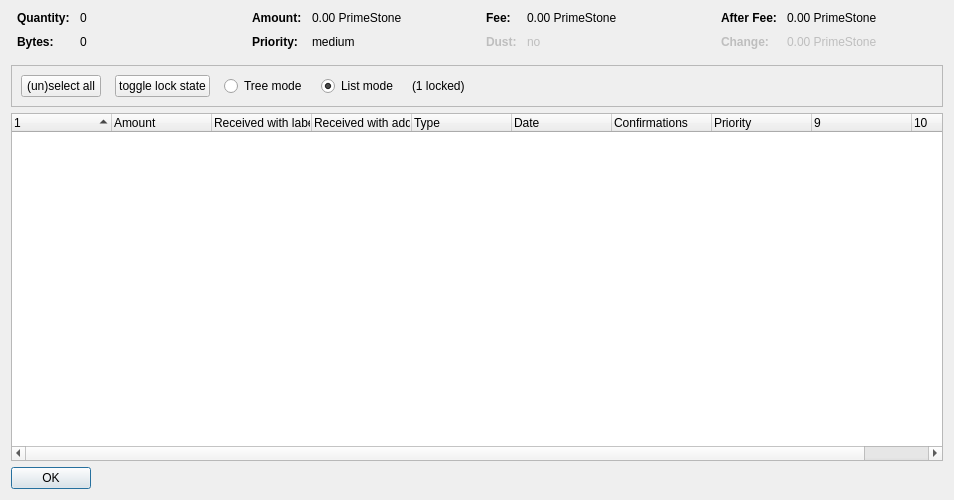
<?xml version="1.0" encoding="UTF-8"?>
<ui version="4.0">
 <class>CoinControlDialog</class>
 <widget class="QDialog" name="CoinControlDialog">
  <property name="geometry">
   <rect>
    <x>0</x>
    <y>0</y>
    <width>954</width>
    <height>500</height>
   </rect>
  </property>
  <property name="windowTitle">
   <string>Coin Selection</string>
  </property>
  <layout class="QVBoxLayout" name="verticalLayout">
   <item>
    <layout class="QHBoxLayout" name="horizontalLayoutTop" stretch="0,0,0,0">
     <property name="topMargin">
      <number>0</number>
     </property>
     <property name="bottomMargin">
      <number>10</number>
     </property>
     <item>
      <layout class="QFormLayout" name="formLayoutCoinControl1">
       <property name="horizontalSpacing">
        <number>10</number>
       </property>
       <property name="verticalSpacing">
        <number>10</number>
       </property>
       <property name="leftMargin">
        <number>6</number>
       </property>
       <property name="rightMargin">
        <number>6</number>
       </property>
       <item row="0" column="0">
        <widget class="QLabel" name="labelCoinControlQuantityText">
         <property name="font">
          <font>
           <weight>75</weight>
           <bold>true</bold>
          </font>
         </property>
         <property name="text">
          <string>Quantity:</string>
         </property>
        </widget>
       </item>
       <item row="0" column="1">
        <widget class="QLabel" name="labelCoinControlQuantity">
         <property name="cursor">
          <cursorShape>IBeamCursor</cursorShape>
         </property>
         <property name="contextMenuPolicy">
          <enum>Qt::ActionsContextMenu</enum>
         </property>
         <property name="text">
          <string notr="true">0</string>
         </property>
         <property name="textInteractionFlags">
          <set>Qt::LinksAccessibleByMouse|Qt::TextSelectableByKeyboard|Qt::TextSelectableByMouse</set>
         </property>
        </widget>
       </item>
       <item row="1" column="0">
        <widget class="QLabel" name="labelCoinControlBytesText">
         <property name="font">
          <font>
           <weight>75</weight>
           <bold>true</bold>
          </font>
         </property>
         <property name="text">
          <string>Bytes:</string>
         </property>
        </widget>
       </item>
       <item row="1" column="1">
        <widget class="QLabel" name="labelCoinControlBytes">
         <property name="cursor">
          <cursorShape>IBeamCursor</cursorShape>
         </property>
         <property name="contextMenuPolicy">
          <enum>Qt::ActionsContextMenu</enum>
         </property>
         <property name="text">
          <string notr="true">0</string>
         </property>
         <property name="textInteractionFlags">
          <set>Qt::LinksAccessibleByMouse|Qt::TextSelectableByKeyboard|Qt::TextSelectableByMouse</set>
         </property>
        </widget>
       </item>
      </layout>
     </item>
     <item>
      <layout class="QFormLayout" name="formLayoutCoinControl2">
       <property name="horizontalSpacing">
        <number>10</number>
       </property>
       <property name="verticalSpacing">
        <number>10</number>
       </property>
       <property name="leftMargin">
        <number>6</number>
       </property>
       <property name="rightMargin">
        <number>6</number>
       </property>
       <item row="0" column="0">
        <widget class="QLabel" name="labelCoinControlAmountText">
         <property name="font">
          <font>
           <weight>75</weight>
           <bold>true</bold>
          </font>
         </property>
         <property name="text">
          <string>Amount:</string>
         </property>
        </widget>
       </item>
       <item row="0" column="1">
        <widget class="QLabel" name="labelCoinControlAmount">
         <property name="cursor">
          <cursorShape>IBeamCursor</cursorShape>
         </property>
         <property name="contextMenuPolicy">
          <enum>Qt::ActionsContextMenu</enum>
         </property>
         <property name="text">
          <string notr="true">0.00 PrimeStone</string>
         </property>
         <property name="textInteractionFlags">
          <set>Qt::LinksAccessibleByMouse|Qt::TextSelectableByKeyboard|Qt::TextSelectableByMouse</set>
         </property>
        </widget>
       </item>
       <item row="1" column="0">
        <widget class="QLabel" name="labelCoinControlPriorityText">
         <property name="font">
          <font>
           <weight>75</weight>
           <bold>true</bold>
          </font>
         </property>
         <property name="text">
          <string>Priority:</string>
         </property>
        </widget>
       </item>
       <item row="1" column="1">
        <widget class="QLabel" name="labelCoinControlPriority">
         <property name="cursor">
          <cursorShape>IBeamCursor</cursorShape>
         </property>
         <property name="contextMenuPolicy">
          <enum>Qt::ActionsContextMenu</enum>
         </property>
         <property name="text">
          <string>medium</string>
         </property>
         <property name="textInteractionFlags">
          <set>Qt::LinksAccessibleByMouse|Qt::TextSelectableByKeyboard|Qt::TextSelectableByMouse</set>
         </property>
        </widget>
       </item>
      </layout>
     </item>
     <item>
      <layout class="QFormLayout" name="formLayoutCoinControl3">
       <property name="horizontalSpacing">
        <number>10</number>
       </property>
       <property name="verticalSpacing">
        <number>10</number>
       </property>
       <property name="leftMargin">
        <number>6</number>
       </property>
       <property name="rightMargin">
        <number>6</number>
       </property>
       <item row="0" column="0">
        <widget class="QLabel" name="labelCoinControlFeeText">
         <property name="font">
          <font>
           <weight>75</weight>
           <bold>true</bold>
          </font>
         </property>
         <property name="text">
          <string>Fee:</string>
         </property>
        </widget>
       </item>
       <item row="0" column="1">
        <widget class="QLabel" name="labelCoinControlFee">
         <property name="cursor">
          <cursorShape>IBeamCursor</cursorShape>
         </property>
         <property name="contextMenuPolicy">
          <enum>Qt::ActionsContextMenu</enum>
         </property>
         <property name="text">
          <string notr="true">0.00 PrimeStone</string>
         </property>
         <property name="textInteractionFlags">
          <set>Qt::LinksAccessibleByMouse|Qt::TextSelectableByKeyboard|Qt::TextSelectableByMouse</set>
         </property>
        </widget>
       </item>
       <item row="1" column="0">
        <widget class="QLabel" name="labelCoinControlLowOutputText">
         <property name="enabled">
          <bool>false</bool>
         </property>
         <property name="font">
          <font>
           <weight>75</weight>
           <bold>true</bold>
          </font>
         </property>
         <property name="text">
          <string>Dust:</string>
         </property>
        </widget>
       </item>
       <item row="1" column="1">
        <widget class="QLabel" name="labelCoinControlLowOutput">
         <property name="enabled">
          <bool>false</bool>
         </property>
         <property name="cursor">
          <cursorShape>IBeamCursor</cursorShape>
         </property>
         <property name="contextMenuPolicy">
          <enum>Qt::ActionsContextMenu</enum>
         </property>
         <property name="text">
          <string>no</string>
         </property>
         <property name="textInteractionFlags">
          <set>Qt::LinksAccessibleByMouse|Qt::TextSelectableByKeyboard|Qt::TextSelectableByMouse</set>
         </property>
        </widget>
       </item>
      </layout>
     </item>
     <item>
      <layout class="QFormLayout" name="formLayoutCoinControl4">
       <property name="horizontalSpacing">
        <number>10</number>
       </property>
       <property name="verticalSpacing">
        <number>10</number>
       </property>
       <property name="leftMargin">
        <number>6</number>
       </property>
       <property name="rightMargin">
        <number>6</number>
       </property>
       <item row="0" column="0">
        <widget class="QLabel" name="labelCoinControlAfterFeeText">
         <property name="font">
          <font>
           <weight>75</weight>
           <bold>true</bold>
          </font>
         </property>
         <property name="text">
          <string>After Fee:</string>
         </property>
        </widget>
       </item>
       <item row="0" column="1">
        <widget class="QLabel" name="labelCoinControlAfterFee">
         <property name="cursor">
          <cursorShape>IBeamCursor</cursorShape>
         </property>
         <property name="contextMenuPolicy">
          <enum>Qt::ActionsContextMenu</enum>
         </property>
         <property name="text">
          <string notr="true">0.00 PrimeStone</string>
         </property>
         <property name="textInteractionFlags">
          <set>Qt::LinksAccessibleByMouse|Qt::TextSelectableByKeyboard|Qt::TextSelectableByMouse</set>
         </property>
        </widget>
       </item>
       <item row="1" column="0">
        <widget class="QLabel" name="labelCoinControlChangeText">
         <property name="enabled">
          <bool>false</bool>
         </property>
         <property name="font">
          <font>
           <weight>75</weight>
           <bold>true</bold>
          </font>
         </property>
         <property name="text">
          <string>Change:</string>
         </property>
        </widget>
       </item>
       <item row="1" column="1">
        <widget class="QLabel" name="labelCoinControlChange">
         <property name="enabled">
          <bool>false</bool>
         </property>
         <property name="cursor">
          <cursorShape>IBeamCursor</cursorShape>
         </property>
         <property name="contextMenuPolicy">
          <enum>Qt::ActionsContextMenu</enum>
         </property>
         <property name="text">
          <string notr="true">0.00 PrimeStone</string>
         </property>
         <property name="textInteractionFlags">
          <set>Qt::LinksAccessibleByMouse|Qt::TextSelectableByKeyboard|Qt::TextSelectableByMouse</set>
         </property>
        </widget>
       </item>
      </layout>
     </item>
    </layout>
   </item>
   <item>
    <widget class="QFrame" name="frame">
     <property name="minimumSize">
      <size>
       <width>0</width>
       <height>40</height>
      </size>
     </property>
     <property name="frameShape">
      <enum>QFrame::StyledPanel</enum>
     </property>
     <property name="frameShadow">
      <enum>QFrame::Sunken</enum>
     </property>
     <layout class="QHBoxLayout" name="horizontalLayout">
      <item>
       <layout class="QHBoxLayout" name="horizontalLayoutPanel" stretch="0,0,0,0,0,0">
        <property name="spacing">
         <number>14</number>
        </property>
        <item>
         <widget class="QPushButton" name="pushButtonSelectAll">
          <property name="sizePolicy">
           <sizepolicy hsizetype="Maximum" vsizetype="Fixed">
            <horstretch>0</horstretch>
            <verstretch>0</verstretch>
           </sizepolicy>
          </property>
          <property name="text">
           <string>(un)select all</string>
          </property>
          <property name="autoDefault">
           <bool>false</bool>
          </property>
         </widget>
        </item>
        <item>
         <widget class="QPushButton" name="pushButtonToggleLock">
          <property name="sizePolicy">
           <sizepolicy hsizetype="Maximum" vsizetype="Fixed">
            <horstretch>0</horstretch>
            <verstretch>0</verstretch>
           </sizepolicy>
          </property>
          <property name="text">
           <string>toggle lock state</string>
          </property>
          <property name="autoDefault">
           <bool>false</bool>
          </property>
         </widget>
        </item>
        <item>
         <widget class="QRadioButton" name="radioTreeMode">
          <property name="sizePolicy">
           <sizepolicy hsizetype="Maximum" vsizetype="Fixed">
            <horstretch>0</horstretch>
            <verstretch>0</verstretch>
           </sizepolicy>
          </property>
          <property name="text">
           <string>Tree mode</string>
          </property>
         </widget>
        </item>
        <item>
         <widget class="QRadioButton" name="radioListMode">
          <property name="sizePolicy">
           <sizepolicy hsizetype="Maximum" vsizetype="Fixed">
            <horstretch>0</horstretch>
            <verstretch>0</verstretch>
           </sizepolicy>
          </property>
          <property name="text">
           <string>List mode</string>
          </property>
          <property name="checked">
           <bool>true</bool>
          </property>
         </widget>
        </item>
        <item>
         <widget class="QLabel" name="labelLocked">
          <property name="text">
           <string>(1 locked)</string>
          </property>
         </widget>
        </item>
        <item>
         <spacer name="horizontalSpacer">
          <property name="orientation">
           <enum>Qt::Horizontal</enum>
          </property>
          <property name="sizeHint" stdset="0">
           <size>
            <width>40</width>
            <height>20</height>
           </size>
          </property>
         </spacer>
        </item>
       </layout>
      </item>
     </layout>
    </widget>
   </item>
   <item>
    <widget class="CoinControlTreeWidget" name="treeWidget">
     <property name="contextMenuPolicy">
      <enum>Qt::CustomContextMenu</enum>
     </property>
     <property name="sortingEnabled">
      <bool>false</bool>
     </property>
     <property name="columnCount">
      <number>10</number>
     </property>
     <attribute name="headerShowSortIndicator" stdset="0">
      <bool>true</bool>
     </attribute>
     <attribute name="headerStretchLastSection">
      <bool>false</bool>
     </attribute>
     <column>
      <property name="text">
       <string/>
      </property>
     </column>
     <column>
      <property name="text">
       <string>Amount</string>
      </property>
     </column>
     <column>
      <property name="text">
       <string>Received with label</string>
      </property>
     </column>
     <column>
      <property name="text">
       <string>Received with address</string>
      </property>
     </column>
     <column>
      <property name="text">
       <string>Type</string>
      </property>
     </column>
     <column>
      <property name="text">
       <string>Date</string>
      </property>
     </column>
     <column>
      <property name="text">
       <string>Confirmations</string>
      </property>
      <property name="toolTip">
       <string>Confirmed</string>
      </property>
     </column>
     <column>
      <property name="text">
       <string>Priority</string>
      </property>
     </column>
     <column>
      <property name="text">
       <string/>
      </property>
     </column>
     <column>
      <property name="text">
       <string/>
      </property>
     </column>
    </widget>
   </item>
   <item>
    <widget class="QDialogButtonBox" name="buttonBox">
     <property name="sizePolicy">
      <sizepolicy hsizetype="Maximum" vsizetype="Fixed">
       <horstretch>0</horstretch>
       <verstretch>0</verstretch>
      </sizepolicy>
     </property>
     <property name="orientation">
      <enum>Qt::Horizontal</enum>
     </property>
     <property name="standardButtons">
      <set>QDialogButtonBox::Ok</set>
     </property>
    </widget>
   </item>
  </layout>
 </widget>
 <customwidgets>
  <customwidget>
   <class>CoinControlTreeWidget</class>
   <extends>QTreeWidget</extends>
   <header>coincontroltreewidget.h</header>
  </customwidget>
 </customwidgets>
 <resources/>
 <connections/>
</ui>
